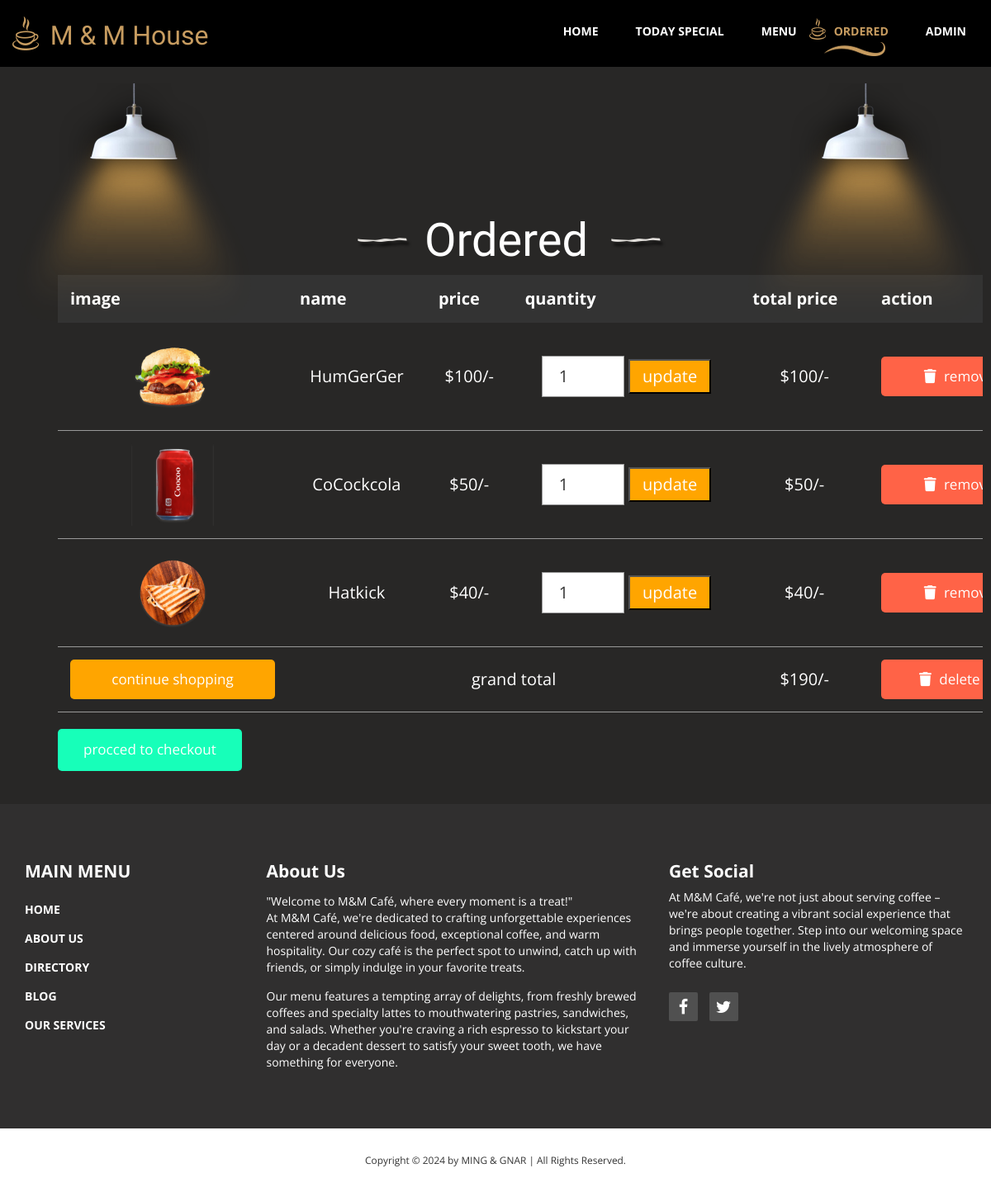
Screenshot of /cart2.php with the database file from the repository.
### tables this page shows
CREATE TABLE `cart` (
  `id` int(255) NOT NULL,
  `name` varchar(255) NOT NULL,
  `price` varchar(255) NOT NULL,
  `image` varchar(255) NOT NULL,
  `quantity` int(255) NOT NULL
);

### cart2.php (the view, shortened to what this page needs)
<?php
@include 'co.php';
?>
<!DOCTYPE html>
<html lang="en">
<head>
  <link rel="stylesheet" href="https://cdnjs.cloudflare.com/ajax/libs/font-awesome/6.0.0/css/all.min.css">
  <link href="css/bootstrap.min.css" rel="stylesheet">
  <link href="css/font-awesome.min.css" rel="stylesheet">
  <link href="css/templatemo-style.css" rel="stylesheet">
</head>
<body>
  <div class="tm-top-header">
    <div class="container">
      <div class="row">
        <div class="tm-top-header-inner">
          <div class="tm-logo-container">
            <img src="img/logo.png" alt="Logo" class="tm-site-logo">
            <h1 class="tm-site-name tm-handwriting-font">M & M House</h1>
          </div>
          <nav class="tm-nav">
            <ul>
              <li><a href="index.php">Home</a></li>
              <li><a href="today-special.php">Today Special</a></li>
              <li><a href="product2.php">Menu</a></li>
              <li><a href="cart2.php" class="active">Ordered</a></li>
              <li><a href="admin.php">Admin</a></li>
            </ul>
          </nav>
        </div>
      </div>
    </div>
  </div>
  <section class="tm-welcome-section">
    <div class="container tm-position-relative">
      <div class="tm-lights-container">
        <img src="img/light.png" alt="Light" class="light light-1">
        <img src="img/light.png" alt="Light" class="light light-3">
      </div>
      <div class="container" style="padding-top: 120px;" >
        <section class="shopping-cart">
          <h2 class="white-text tm-handwriting-font tm-welcome-header"><img src="img/header-line.png" alt="Line" class="tm-header-line">&nbsp;Ordered&nbsp;&nbsp;<img src="img/header-line.png" alt="Line" class="tm-header-line"></h2>
          <table>
            <thead>
              <th>image</th>
              <th>name</th>
              <th>price</th>
              <th>quantity</th>
              <th>total price</th>
              <th>action</th>
            </thead>
            <tbody>
              <?php
              $select_cart = mysqli_query($conn, "SELECT * FROM `cart`");
              $grand_total = 0;
              if (mysqli_num_rows($select_cart) > 0) {
                while ($fetch_cart = mysqli_fetch_assoc($select_cart)) {
              ?>
                  <tr>
                    <td><img src="uploaded_img/<?php echo $fetch_cart['image']; ?>" height="100" alt=""></td>
                    <td><?php echo $fetch_cart['name']; ?></td>
                    <td>$<?php echo number_format($fetch_cart['price']); ?>/-</td>
                    <td>
                      <form action="" method="post">
                        <input type="number" name="update_quantity" min="1" value="<?php echo $fetch_cart['quantity']; ?>">
                        <input type="submit" value="update" name="update_update_btn">
                      </form>
                    </td>
                    <td>$<?php echo $sub_total = number_format($fetch_cart['price'] * $fetch_cart['quantity']); ?>/-</td>
                    <td><a href="cart2.php?remove=<?php echo $fetch_cart['id']; ?>" onclick="return confirm('remove item from cart?')" class="delete-btn"> <i class="fas fa-trash"></i> remove</a></td>
                  </tr>
              <?php
                  $grand_total += $sub_total;
                };
              };
              ?>
              <tr class="table-bottom">
                <td><a href="product2.php" class="option-btn" style="margin-top: 0;">continue shopping</a></td>
                <td colspan="3">grand total</td>
                <td>$<?php echo $grand_total; ?>/-</td>
                <td><a href="cart2.php?delete_all" onclick="return confirm('are you sure you want to delete all?');" class="delete-btn"> <i class="fas fa-trash"></i> delete all </a></td>
              </tr>
            </tbody>
          </table>
          <div class="checkout-btn">
            <a href="checkout2.php" class="btn <?= ($grand_total > 1) ? '' : 'disabled'; ?>">procced to checkout</a>
          </div>
        </section>
      </div>
    </div>
  </section>
  <footer>
      <div class="tm-black-bg">
        <div class="container">
          <div class="row margin-bottom-60">
            <nav class="col-lg-3 col-md-3 tm-footer-nav tm-footer-div">
              <h3 class="tm-footer-div-title">Main Menu</h3>
              <ul>
                <li><a href="index.php">Home</a></li>
                <li><a href="#">About Us</a></li>
                <li><a href="#">Directory</a></li>
                <li><a href="#">Blog</a></li>
                <li><a href="#">Our Services</a></li>
              </ul>
            </nav>
            <div class="col-lg-5 col-md-5 tm-footer-div">
              <h3 class="tm-footer-div-title">About Us</h3>
              <p class="margin-top-15">"Welcome to M&M Café, where every moment is a treat!" <br>
At M&M Café, we're dedicated to crafting unforgettable experiences centered around delicious food, exceptional coffee, and warm hospitality. Our cozy café is the perfect spot to unwind, catch up with friends, or simply indulge in your favorite treats.</p>
              <p class="margin-top-15">Our menu features a tempting array of delights, from freshly brewed coffees and specialty lattes to mouthwatering pastries, sandwiches, and salads. Whether you're craving a rich espresso to kickstart your day or a decadent dessert to satisfy your sweet tooth, we have something for everyone.</p>
            </div>
            <div class="col-lg-4 col-md-4 tm-footer-div">
              <h3 class="tm-footer-div-title">Get Social</h3>
              <p>At M&M Café, we're not just about serving coffee – we're about creating a vibrant social experience that brings people together. Step into our welcoming space and immerse yourself in the lively atmosphere of coffee culture.</p>
              <div class="tm-social-icons-container">
                <a href="https://www.facebook.com/profile.php?id=100092250229820"  target="_blank"facebook class="tm-social-icon"><i class="fa fa-facebook"></i></a>
                <a href="https://x.com/MM4501314372316" target="_blank"twitter class="tm-social-icon"><i class="fa fa-twitter"></i></a>
              </div>
            </div>
          </div>
        </div>
      </div>
      <div>
        <div class="container">
          <div class="row tm-copyright">
           <p class="col-lg-12 small copyright-text text-center">Copyright &copy; 2024 by MING & GNAR | All Rights Reserved.</p>
         </div>
       </div>
     </div>
   </footer>
</body>
</html>

### cart2.php (style rules this page uses)
.shopping-cart table .table-bottom { background-color: transparent; }

### rows the page displays
cart: image (picture), name "HumGerGer", price "100", update_quantity "1"
cart: image (picture), name "CoCockcola", price "50", update_quantity "1"
cart: image (picture), name "Hatkick", price "40", update_quantity "1"

### other values shown
$grand_total "190"
